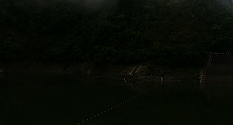
#> input picture Activity 6 - Enhancing color images/scene3.png, 233 x 125 px
$ jupyter execute --allow-errors 'ACTIVITY 6 - ENHANCING COLOR IMAGES.ipynb'   (shell and % lines are left out)
#> lines starting #> are read from the running program, lines starting #| are printed output that depends on the picture
[cell 1]
import numpy as np
import matplotlib.pyplot as plt
import cv2

[cell 2]
#img = plt.imread('scene2.png')
#img = plt.imread('portrait.png')
#img = plt.imread('portrait_lowcontrast.png')

img = plt.imread('scene3.png')
#> img is the input picture: shape (125, 233, 4) float32; mean R, G, B, A 0.0254, 0.0419, 0.0135, 1
#img = plt.imread('popoy.jpg')
#img = plt.imread('beach.png')
#img= img/255

R = img[:,:,0]*255
G = img[:,:,1]*255
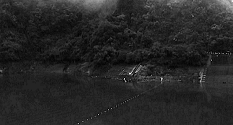
#> G: shape (125, 233) float32; min 0, max 70, mean 10.7; drawn with min black and max white
B = img[:,:,2]*255

#

[cell 3]
plt.figure(figsize=[24,10])
plt.subplot(1,3,1)
plt.title('RED')
plt.imshow(R, cmap = 'gray', vmin = 0, vmax = 255)
plt.subplot(1,3,2)
plt.title('GREEN')
plt.imshow(G, cmap = 'gray',  vmin = 0, vmax = 255)
plt.subplot(1,3,3)
plt.title('BLUE')
plt.imshow(G, cmap = 'gray',  vmin = 0, vmax = 255)

[cell 4]
def Contrast_Stretching(gray):
    Imin = np.amin(gray)
#> Imin = 0
    Imax = np.amax(gray)
#> Imax = 74
    contrast_stretched = (gray-Imin)/(Imax-Imin)
    contrast_stretched = contrast_stretched*255
    contrast_stretched =  contrast_stretched.astype(int)

    gray = gray
    plt.figure(figsize=[10,10])
    plt.subplot(1,2,1)
    plt.imshow(gray, cmap='gray', vmin = 0, vmax = 255)
    plt.subplot(1,2,2)
    plt.imshow(contrast_stretched, cmap='gray', vmin = 0, vmax = 255)
    plt.show()

    hist,bins = np.histogram(gray.flatten(),256,[0,256])
#> hist = 256 values, max 4037 at index 4, min 0 at index 52, mean 113.8; bins = 257 values from 0 to 256
    cdf = hist.cumsum()
#> cdf = 256 values from 1829 to 29125
    cdf_normalized = cdf/cdf.max() #* float(hist.max()) / cdf.max()
#> cdf_normalized = 256 values from 0.0628 to 1

    hist_,bins_ = np.histogram(contrast_stretched.flatten(),256,[0,256])
#> hist_ = 256 values, max 4037 at index 13, min 0 at index 1, mean 113.8; bins_ = 257 values from 0 to 256
    cdf_ = hist_.cumsum()
#> cdf_ = 256 values from 1829 to 29125
    cdf_normalized_ = cdf_/cdf_.max()
#> cdf_normalized_ = 256 values from 0.0628 to 1

    plt.figure(figsize=[10,4])
    plt.subplot(1,2,1)
    plt.hist(gray.flatten(),256,[0,256], color = 'r')
    plt.hist(contrast_stretched.flatten(),256,[0,256], color = 'g')
    plt.xlim(0,256)
    plt.subplot(1,2,2)
    plt.plot(cdf_normalized, 'r')
    plt.plot(cdf_normalized_, 'g')
    plt.xlim(0,256)
    plt.show()
#> figure, not shown here; panel 1: tallest bar 4037 high, from x = 4 to 5; panel 1: tallest bar 4037 high, from x = 13 to 14; panel 2: curve peaks at x = 74, y = 1; panel 2: curve peaks at x = 255, y = 1

    return contrast_stretched#, cdf_normalized

R_stretched = Contrast_Stretching(R)
G_stretched = Contrast_Stretching(G)
#> in Contrast_Stretching (call 2), `Imax = np.amax(gray)`: Imax = 70
#> in Contrast_Stretching (call 2), `hist,bins = np.histogram(gray.flatten(),256,[0,256])`: hist = 256 values, max 4277 at index 10, min 0 at index 52, mean 113.8
#> in Contrast_Stretching (call 2), `cdf = hist.cumsum()`: cdf = 256 values from 16 to 29125
#> in Contrast_Stretching (call 2), `cdf_normalized = cdf/cdf.max()`: cdf_normalized = 256 values from 0.000549 to 1
#> in Contrast_Stretching (call 2), `hist_,bins_ = np.histogram(contrast_stretched.flatten(),256,[0,256])`: hist_ = 256 values, max 4277 at index 36, min 0 at index 1, mean 113.8
#> in Contrast_Stretching (call 2), `cdf_ = hist_.cumsum()`: cdf_ = 256 values from 16 to 29125
#> in Contrast_Stretching (call 2), `cdf_normalized_ = cdf_/cdf_.max()`: cdf_normalized_ = 256 values from 0.000549 to 1
#> in Contrast_Stretching (call 2), `plt.show()`:
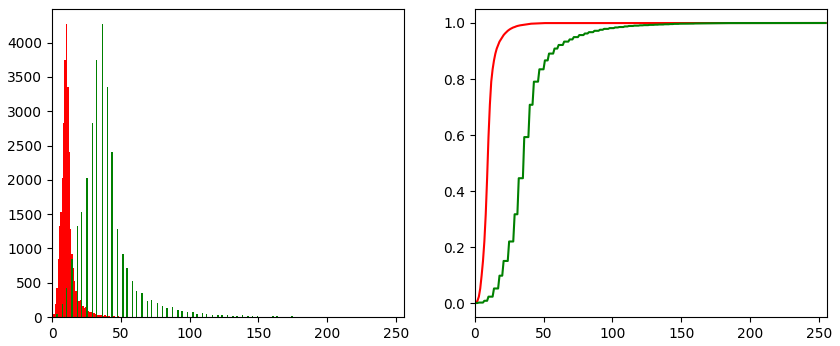
#> figure drawn by matplotlib, 2 panels; panel 1: tallest bar 4277 high, from x = 10 to 11; panel 1: tallest bar 4277 high, from x = 36 to 37; panel 2: curve peaks at x = 70, y = 1; panel 2: curve peaks at x = 255, y = 1
B_stretched = Contrast_Stretching(B)

[cell 5]
img_stretched = np.zeros(shape = [np.shape(img)[0],np.shape(img)[1], 3])
img_stretched[:,:,0] = R_stretched
img_stretched[:,:,1] = G_stretched
img_stretched[:,:,2] = B_stretched
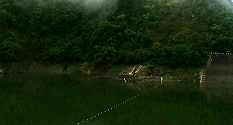
#> img_stretched: shape (125, 233, 3) float64; mean of channels 0, 1, 2 21.9, 38.4, 12.2; drawn as R, G, B

plt.figure(figsize=[20,10])
plt.subplot(1,2,1)

plt.title('Original')
plt.imshow(img)
plt.subplot(1,2,2)
plt.title('Contrast Stretched')
plt.imshow(img_stretched/255)
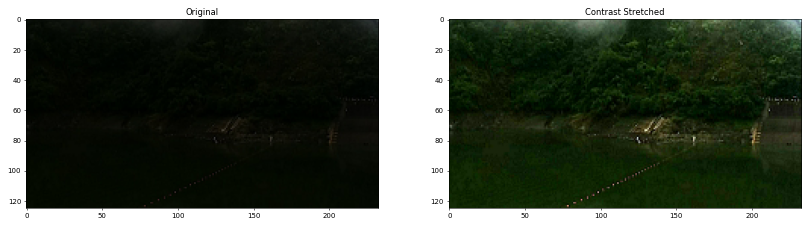
#> figure drawn by matplotlib, 2 panels

[cell 6]
def Gray_World(gray):
    ave = np.mean(gray)
#> ave = 6.48
    AVE = gray/ave
    AVE = (AVE/np.max(AVE))*255

    plt.figure(figsize=[10,10])
    plt.subplot(1,2,1)
    plt.imshow(gray, cmap='gray', vmin = 0, vmax = 255)
    plt.subplot(1,2,2)
    plt.imshow(AVE, cmap='gray', vmin = 0, vmax = 255)
    plt.show()

    return AVE

[cell 7]
#img = plt.imread('scene2.png')
#img = plt.imread('portrait.png')
#img = plt.imread('portrait_lowcontrast.png')
img = plt.imread('scene3.png')
#img = plt.imread('beach.png')


R = img[:,:,0]*255
G = img[:,:,1]*255
B = img[:,:,2]*255

R_gray = Gray_World(R)
G_gray = Gray_World(G)
B_gray = Gray_World(B)

img_grayworld = np.zeros(shape = [np.shape(img)[0],np.shape(img)[1], 3])
img_grayworld[:,:,0] = R_gray
img_grayworld[:,:,1] = G_gray
img_grayworld[:,:,2] = B_gray

plt.figure(figsize=[20,10])
plt.subplot(1,2,1)
plt.title('Original')
plt.imshow(img)
plt.subplot(1,2,2)
plt.title('Gray World')
plt.imshow((img_grayworld/255))#/np.amax(img_grayworld)))

[cell 8]
img_grayworld

[cell 9]
img_grayworld/np.amax(img_grayworld)

[cell 10]
img = plt.imread('portrait.png')
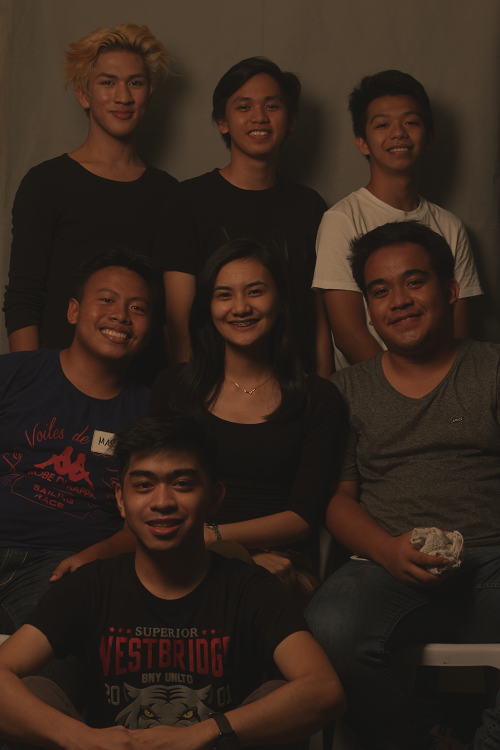
#> input picture Activity 6 - Enhancing color images/portrait.png, 500 x 750 px
#> img is the input picture: shape (750, 500, 4) float32; mean R, G, B, A 0.201, 0.146, 0.112, 1

[cell 11]
def White(img):
    R = img[:,:,0]*255
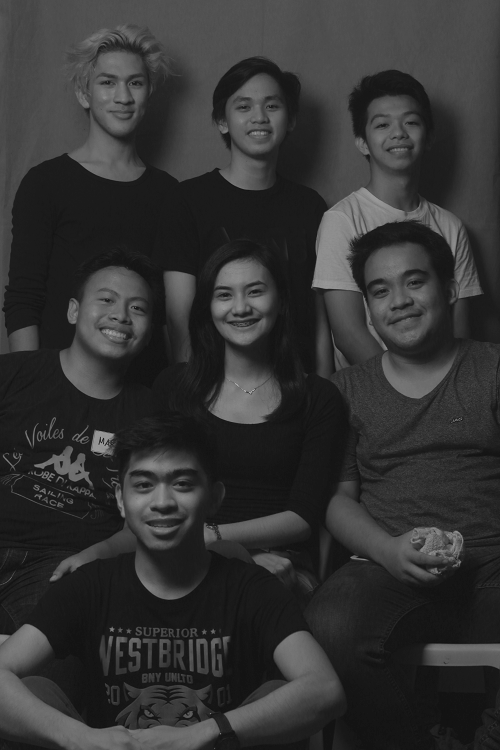
#> R: shape (750, 500) float32; min 18, max 172, mean 51.4
    G = img[:,:,1]*255
#> G: shape (750, 500) float32
    B = img[:,:,2]*255
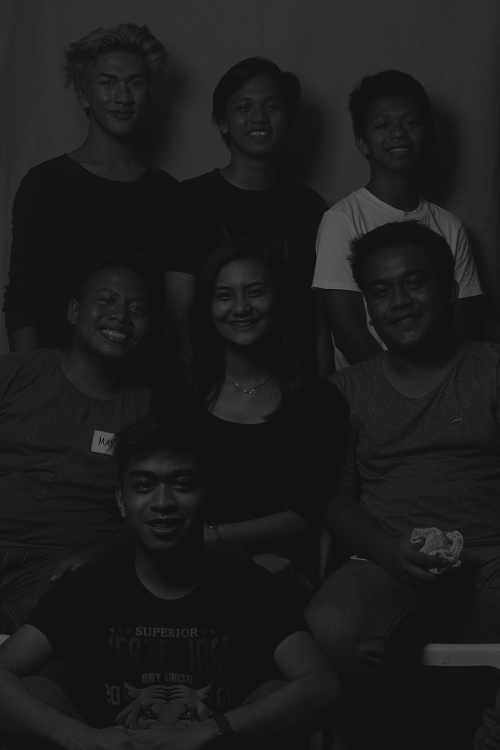
#> B: shape (750, 500) float32; min 18, max 113, mean 28.7

    R_wb = 255*(R/np.amax(R))
    G_wb = 255*(G/np.amax(G))
    B_wb = 255*(B/np.amax(B))

    # [10 lines of commented-out code are left out]


    return R_wb, G_wb, B_wb

[cell 12]
R_wb, G_wb, B_wb = White(img)
wb = np.zeros(shape = [np.shape(img)[0],np.shape(img)[1], 3])
wb[:,:,0] = R_wb.astype(int)
wb[:,:,1] = G_wb.astype(int)
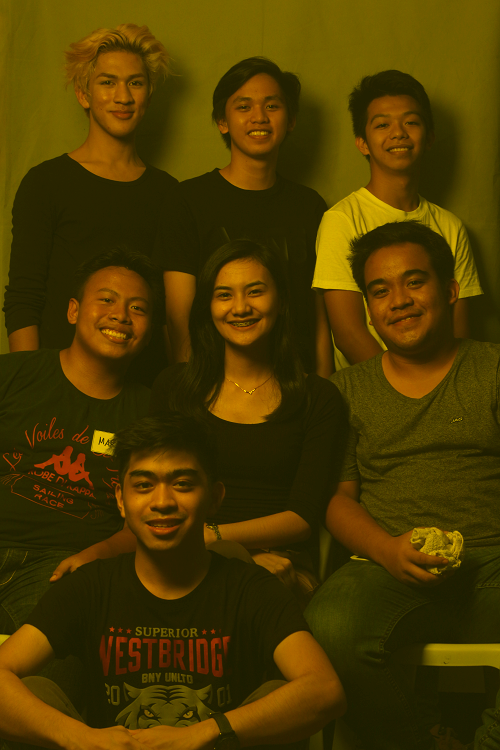
#> wb: shape (750, 500, 3) float64; mean of channels 0, 1, 2 75.8, 57, 0; drawn as R, G, B
wb[:,:,2] = B_wb.astype(int)
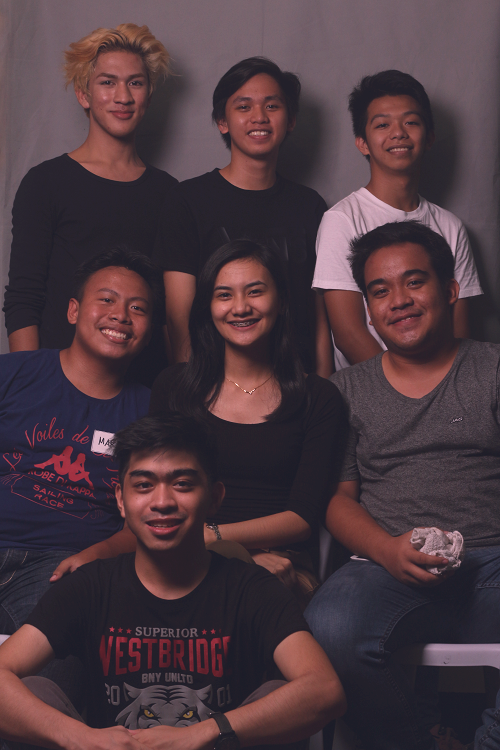
#> wb: shape (750, 500, 3) float64; mean of channels 0, 1, 2 75.8, 57, 64.1; drawn as R, G, B

plt.figure(figsize=[10,10])
plt.subplot(1,2,1)
plt.imshow(img, vmin = 0, vmax = 255)
plt.subplot(1,2,2)
plt.imshow(wb, vmin = 0, vmax = 255)
#plt.show()
plt.savefig("wb.png")
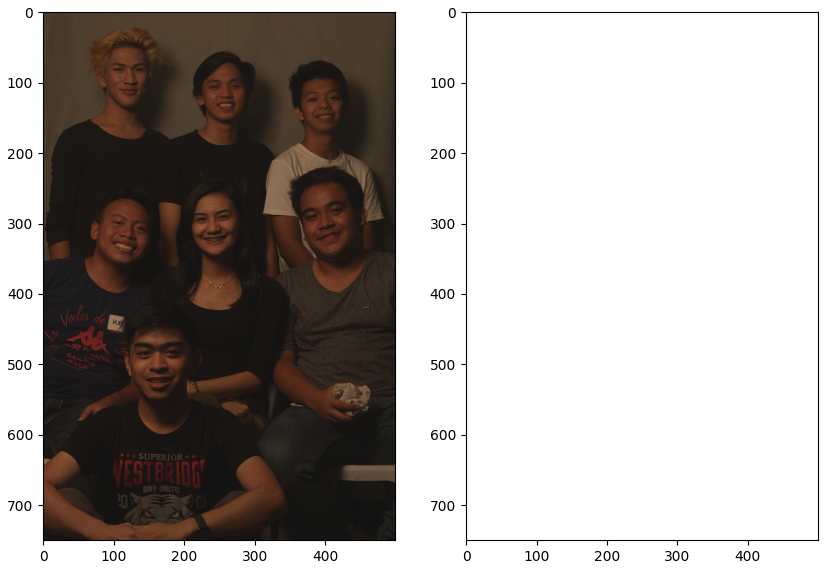
#> figure drawn by matplotlib, 2 panels

[cell 13]
plt.imshow(wb[:,:,1])

[cell 14]
np.amin(wb)
#> Out = 26
